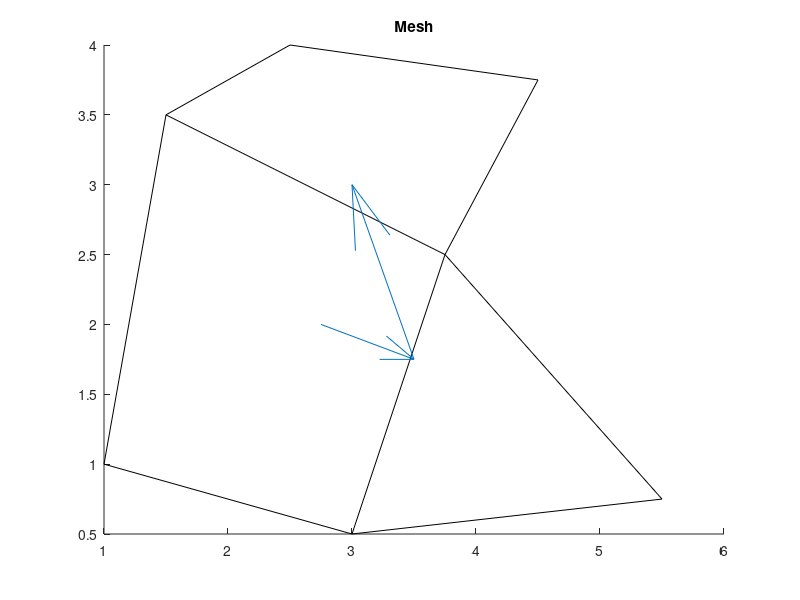

Source code (MATLAB):
hold;
title "Mesh";
line([ 1 3], [1 0.5], 'LineStyle', '-', 'Color', [0 0 0]);
line([ 3 3.75], [0.5 2.5], 'LineStyle', '-', 'Color', [0 0 0]);
line([ 1.5 3.75], [3.5 2.5], 'LineStyle', '-', 'Color', [0 0 0]);
line([ 1 1.5], [1 3.5], 'LineStyle', '-', 'Color', [0 0 0]);
line([ 3 5.5], [0.5 0.75], 'LineStyle', '-', 'Color', [0 0 0]);
line([ 5.5 3.75], [0.75 2.5], 'LineStyle', '-', 'Color', [0 0 0]);
line([ 3.75 4.5], [2.5 3.75], 'LineStyle', '-', 'Color', [0 0 0]);
line([ 2.5 4.5], [4 3.75], 'LineStyle', '-', 'Color', [0 0 0]);
line([ 1.5 2.5], [3.5 4], 'LineStyle', '-', 'Color', [0 0 0]);
quiver([2.75 3.5 ], [2 1.75 ], [0.75 -0.5 ], [-0.25 1.25 ],0);
